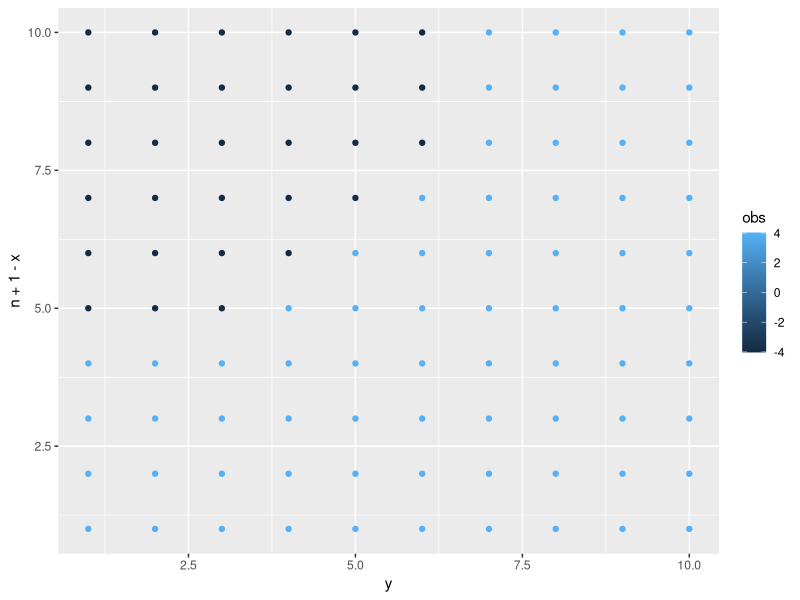

Write the R code that produced this figure.
#### simulation ####
library(ggplot2)
library(tidyverse)

### a function to define value 
mufun = function(x,y,threshold,mu1 = -2, mu2 = 2)
{
  if(x^2 + y^2 <= threshold){muvalue = mu1}else{
    muvalue = mu2
  }
  return(muvalue)
}

mufun = Vectorize(mufun)

#### several time observations and spatial lattice #####
n = 10 ## regular grid size 
ntime = 4

grids = matrix(1,ntime,1) %x% as.matrix(expand.grid(1:n,1:n))
colnames(grids) = c("x","y") ### row number and column number 
grids = as.data.frame(grids)


datadf = grids %>% mutate(
               year = rep(1:ntime, each = n^2),
               group = rep(1:2, each = ntime/2*n*n),
               obs = case_when(group==1 ~  mufun(x,y,25, -4,4),
                               group == 2 ~ mufun(x,y,49, -4,4))) %>%
  mutate(obs = obs + 0.01*rnorm(n()))



ggplot(data = filter(datadf, year ==4), aes(x = y, y=n+1 - x, color = obs)) +
  geom_point()


### column matrix 

datmat =  select(datadf, y, x, year, obs) %>% spread(year, obs)
Ymat = datmat[,-(1:2)]
Ymat = as.matrix(Ymat)

### row matrix 
datmat1 =  select(datadf, x, y, year, obs) %>% spread(year, obs)



